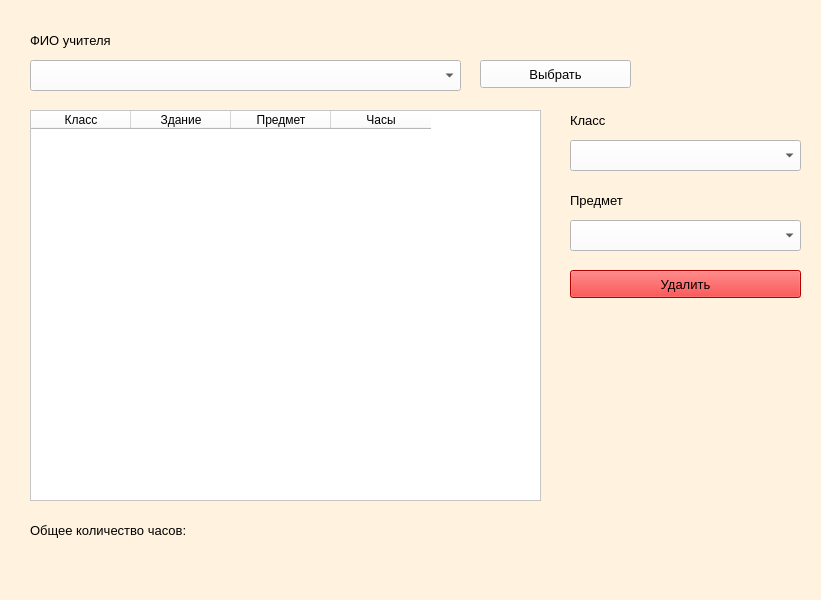
<?xml version="1.0" encoding="UTF-8"?>
<ui version="4.0">
 <class>Form</class>
 <widget class="QWidget" name="Form">
  <property name="geometry">
   <rect>
    <x>0</x>
    <y>0</y>
    <width>821</width>
    <height>600</height>
   </rect>
  </property>
  <property name="windowTitle">
   <string>definite_teacher</string>
  </property>
  <property name="styleSheet">
   <string notr="true">background-color: rgb(255, 242, 222);</string>
  </property>
  <widget class="QComboBox" name="combo_teacher_full_name">
   <property name="geometry">
    <rect>
     <x>30</x>
     <y>60</y>
     <width>431</width>
     <height>31</height>
    </rect>
   </property>
   <property name="font">
    <font>
     <pointsize>10</pointsize>
    </font>
   </property>
   <property name="styleSheet">
    <string notr="true">background-color: rgb(255, 255, 255);</string>
   </property>
  </widget>
  <widget class="QLabel" name="label">
   <property name="geometry">
    <rect>
     <x>30</x>
     <y>30</y>
     <width>241</width>
     <height>21</height>
    </rect>
   </property>
   <property name="font">
    <font>
     <pointsize>10</pointsize>
    </font>
   </property>
   <property name="text">
    <string>ФИО учителя</string>
   </property>
  </widget>
  <widget class="QTableWidget" name="tableWidget">
   <property name="enabled">
    <bool>true</bool>
   </property>
   <property name="geometry">
    <rect>
     <x>30</x>
     <y>110</y>
     <width>511</width>
     <height>391</height>
    </rect>
   </property>
   <property name="font">
    <font>
     <pointsize>10</pointsize>
    </font>
   </property>
   <property name="styleSheet">
    <string notr="true">background-color: rgb(255, 255, 255);</string>
   </property>
   <column>
    <property name="text">
     <string>Класс</string>
    </property>
   </column>
   <column>
    <property name="text">
     <string>Здание</string>
    </property>
   </column>
   <column>
    <property name="text">
     <string>Предмет</string>
    </property>
   </column>
   <column>
    <property name="text">
     <string>Часы</string>
    </property>
   </column>
  </widget>
  <widget class="QLabel" name="label_hours">
   <property name="geometry">
    <rect>
     <x>30</x>
     <y>520</y>
     <width>251</width>
     <height>21</height>
    </rect>
   </property>
   <property name="font">
    <font>
     <pointsize>10</pointsize>
    </font>
   </property>
   <property name="text">
    <string>Общее количество часов:</string>
   </property>
  </widget>
  <widget class="QPushButton" name="push_choice_teacher">
   <property name="geometry">
    <rect>
     <x>480</x>
     <y>60</y>
     <width>151</width>
     <height>28</height>
    </rect>
   </property>
   <property name="font">
    <font>
     <pointsize>10</pointsize>
    </font>
   </property>
   <property name="styleSheet">
    <string notr="true">background-color: rgb(255, 255, 255);</string>
   </property>
   <property name="text">
    <string>Выбрать</string>
   </property>
  </widget>
  <widget class="QComboBox" name="combo_class">
   <property name="geometry">
    <rect>
     <x>570</x>
     <y>140</y>
     <width>231</width>
     <height>31</height>
    </rect>
   </property>
   <property name="font">
    <font>
     <pointsize>10</pointsize>
    </font>
   </property>
   <property name="styleSheet">
    <string notr="true">background-color: rgb(255, 255, 255);</string>
   </property>
  </widget>
  <widget class="QLabel" name="label_2">
   <property name="geometry">
    <rect>
     <x>570</x>
     <y>110</y>
     <width>141</width>
     <height>21</height>
    </rect>
   </property>
   <property name="font">
    <font>
     <pointsize>10</pointsize>
    </font>
   </property>
   <property name="text">
    <string>Класс</string>
   </property>
  </widget>
  <widget class="QComboBox" name="combo_subject">
   <property name="geometry">
    <rect>
     <x>570</x>
     <y>220</y>
     <width>231</width>
     <height>31</height>
    </rect>
   </property>
   <property name="font">
    <font>
     <pointsize>10</pointsize>
    </font>
   </property>
   <property name="styleSheet">
    <string notr="true">background-color: rgb(255, 255, 255);</string>
   </property>
  </widget>
  <widget class="QLabel" name="label_3">
   <property name="geometry">
    <rect>
     <x>570</x>
     <y>190</y>
     <width>151</width>
     <height>21</height>
    </rect>
   </property>
   <property name="font">
    <font>
     <pointsize>10</pointsize>
    </font>
   </property>
   <property name="text">
    <string>Предмет</string>
   </property>
  </widget>
  <widget class="QPushButton" name="push_del_load">
   <property name="geometry">
    <rect>
     <x>570</x>
     <y>270</y>
     <width>231</width>
     <height>28</height>
    </rect>
   </property>
   <property name="font">
    <font>
     <pointsize>10</pointsize>
    </font>
   </property>
   <property name="styleSheet">
    <string notr="true">background-color: rgb(255, 0, 0);</string>
   </property>
   <property name="text">
    <string>Удалить</string>
   </property>
  </widget>
  <widget class="QLabel" name="label_4">
   <property name="geometry">
    <rect>
     <x>580</x>
     <y>320</y>
     <width>231</width>
     <height>241</height>
    </rect>
   </property>
   <property name="text">
    <string/>
   </property>
   <property name="pixmap">
    <pixmap>../pictures/pngwing.com (11).png</pixmap>
   </property>
  </widget>
 </widget>
 <resources/>
 <connections/>
</ui>
